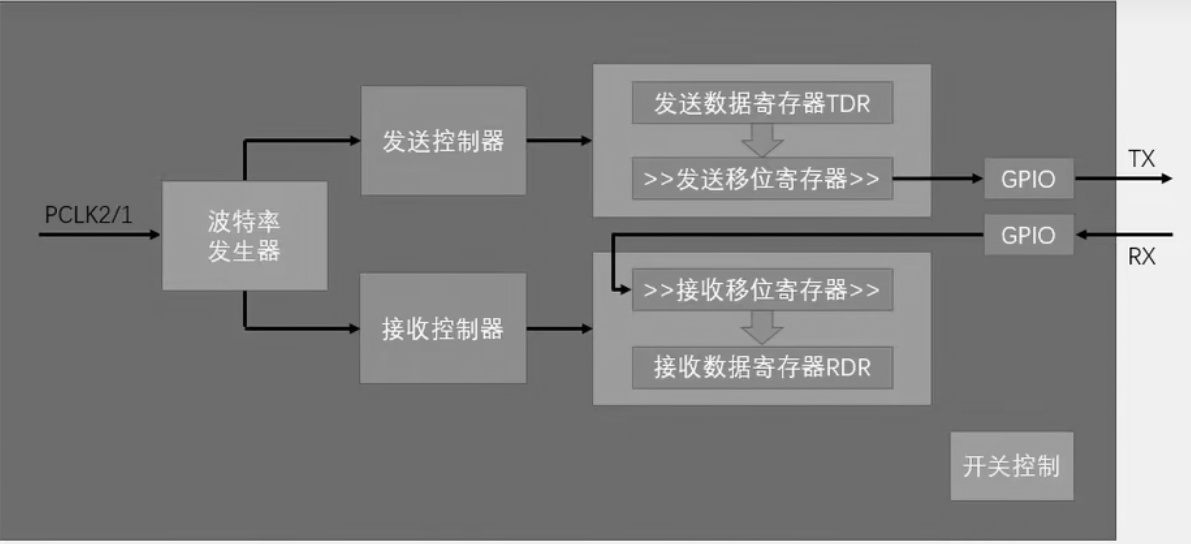
#> input picture OpencvProjects/Recour/mind.jpg, 1191 x 544 px, found by its file name
$ python cutphoto.py
#> lines starting #> are read from the running program, lines starting #| are printed output that depends on the picture
#导包
import cv2
import numpy as up
#指定路径
path ='D:\Opencvfiles\Recour\mind.jpg'

img = cv2.imread(path)
#> img is the input picture: shape (544, 1191, 3); min 0, max 255, mean 128.3
mind = img[0:500,0:200]
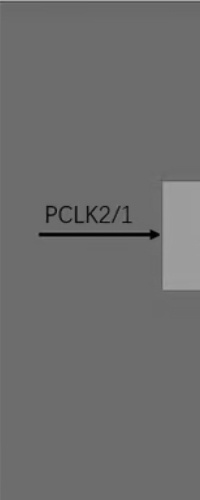
#> mind: shape (500, 200, 3); min 0, max 173, mean 110
cv2.imshow('ig',mind)
cv2.waitKey()
cv2.destroyAllWindows()
